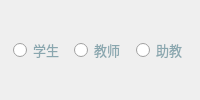
        <widget class="QWidget" name="type_widget" native="true">
         <property name="font">
          <font>
           <pointsize>9</pointsize>
          </font>
         </property>
         <property name="styleSheet">
          <string notr="true">color:rgb(138, 167, 175)</string>
         </property>
         <layout class="QHBoxLayout" name="horizontalLayout_4">
          <item alignment="Qt::AlignHCenter">
           <widget class="QRadioButton" name="student_box">
            <property name="font">
             <font>
              <pointsize>10</pointsize>
             </font>
            </property>
            <property name="text">
             <string>学生</string>
            </property>
           </widget>
          </item>
          <item alignment="Qt::AlignHCenter">
           <widget class="QRadioButton" name="teacher_box">
            <property name="font">
             <font>
              <pointsize>10</pointsize>
             </font>
            </property>
            <property name="text">
             <string>教师</string>
            </property>
           </widget>
          </item>
          <item alignment="Qt::AlignHCenter">
           <widget class="QRadioButton" name="zhujiao_box">
            <property name="font">
             <font>
              <pointsize>10</pointsize>
             </font>
            </property>
            <property name="text">
             <string>助教</string>
            </property>
           </widget>
          </item>
         </layout>
        </widget>
